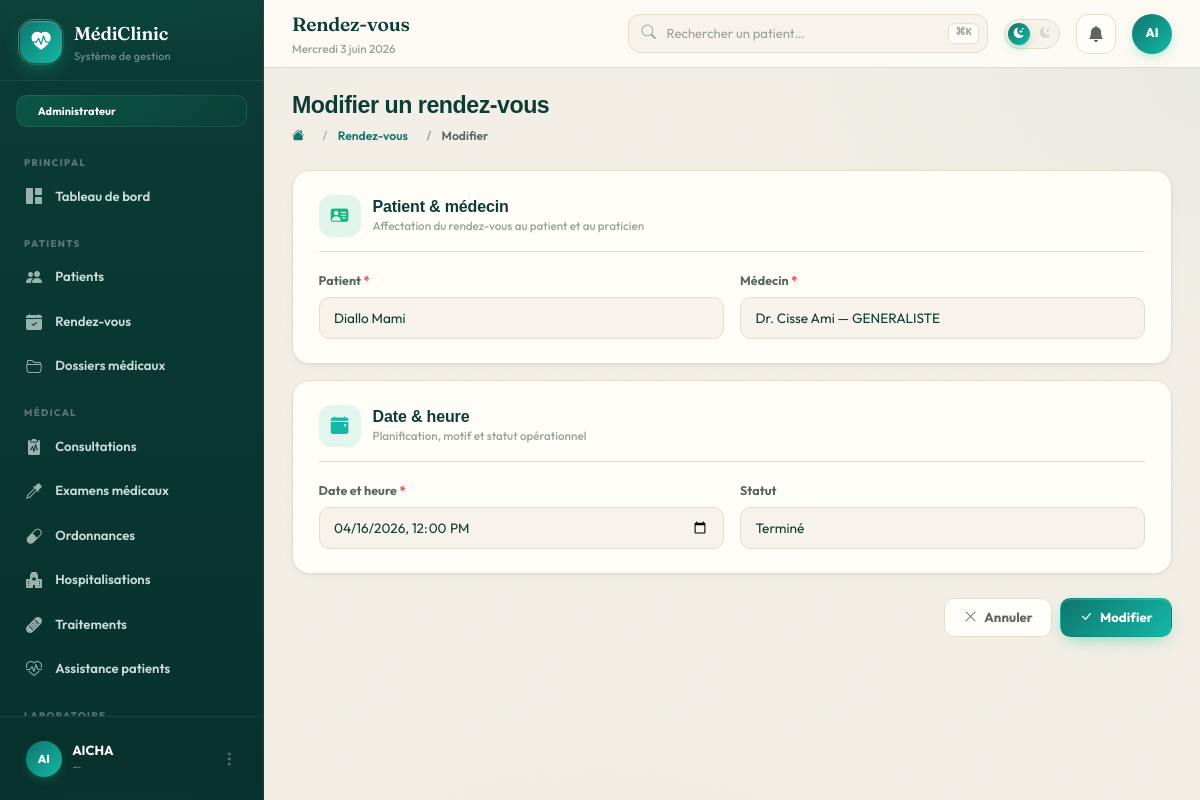
/consultation/rdv/1/modifier/ (signed in), run on the app's committed database.
### consultation/models.py (models this page shows, shortened)
class Rendez_vous(models.Model):
    patient = models.ForeignKey(Patient, on_delete=models.CASCADE)
    medecin = models.ForeignKey("personnel.Medecin", on_delete=models.CASCADE)
    date = models.DateTimeField()
    STATUT_CHOICES = [
        ('programme', 'Programmé'),
        ('termine', 'Terminé'),
        ('annule', 'Annulé'),
    ]
    statut = models.CharField(
        max_length=20,
        choices=STATUT_CHOICES,
        default='programme'
    )
    class Meta:
        unique_together = ('medecin', 'date')

### patients/models.py (models this page shows, shortened)
class Patient(models.Model):
    nom = models.CharField(max_length=100)
    prenom = models.CharField(max_length=100)
    sexe = models.CharField(max_length=50)
    date_naissance = models.DateField()
    adresse = models.CharField(max_length=255)
    telephone = models.CharField(max_length=20)
    email = models.EmailField()
    numero_urgence = models.CharField(max_length=20)
    date_creation = models.DateTimeField(auto_now_add=True)

### consultation/views.py (the view, shortened to what this page needs)
# urls.py: path('rdv/<int:pk>/modifier/', views.rdv_modifier, name='rdv_modifier'),
@role_required('admin', 'receptionniste')
def rdv_modifier(request, pk):
    rdv = get_object_or_404(Rendez_vous, pk=pk)
    return render(request, 'consultation/rdv_form.html', {
        'rdv': rdv,
        'patients': Patient.objects.all().order_by('nom'),
        'medecins': Medecin.objects.all().order_by('nom'),
        'action': 'Modifier',
    })

### comptes/context_processors.py (called while the page is built)
def _user_permissions(request):
    user = request.user
    if not user.is_authenticated:
        return set()
    role = get_role(user)
    if role == 'admin':
        from .models import Permission
        return set(Permission.objects.values_list('code', flat=True))
    try:
        return set(user.profil.role.permissions.values_list('code', flat=True))
    except Exception:
        return set()

def role_context(request):
    role = get_role(request.user) if request.user.is_authenticated else None
    codes = _user_permissions(request)
    return {
        'user_role': role,
        'is_admin': role == 'admin',
        'is_medecin': role == 'medecin',
        'is_laborantin': role == 'laborantin',
        'is_infirmier': role == 'infirmier',
        'is_receptionniste': role == 'receptionniste',
        'user_permissions': codes,
        'perms': _PermLookup(codes),
    }

### templates/consultation/rdv_form.html (shortened to what this page needs)
{% extends 'base.html' %}
{% block page_title %}Rendez-vous{% endblock %}
{% block page_heading %}{{ action }} un rendez-vous{% endblock %}
{% block breadcrumb %}
  <li class="breadcrumb-item"><a href="{% url 'consultation:rdv_liste' %}">Rendez-vous</a></li>
  <li class="breadcrumb-item active">{{ action }}</li>
{% endblock %}
{% block content %}
<form method="post">
  <div class="form-section">
    <div class="form-section-hdr">
      <span class="form-section-ico" style="color:#10b981;background:rgba(16,185,129,.12)"><i class="bi bi-person-vcard-fill"></i></span>
      <div>
        <div class="form-section-title">Patient & médecin</div>
        <div class="form-section-sub">Affectation du rendez-vous au patient et au praticien</div>
      </div>
    </div>
    <div class="row g-3">
      <div class="col-12 col-md-6">
        <label class="f-label">Patient <span class="req-mark">*</span></label>
        <select name="patient" class="f-input f-select" required>
          {% for patient in patients %}
          <option value="{{ patient.pk }}" {% if rdv and rdv.patient_id == patient.pk %}selected{% endif %}>
            {{ patient.nom }} {{ patient.prenom }}
          </option>
          {% endfor %}
        </select>
      </div>
      <div class="col-12 col-md-6">
        <label class="f-label">Médecin <span class="req-mark">*</span></label>
        <select name="medecin" class="f-input f-select" required>
          {% for medecin in medecins %}
          <option value="{{ medecin.pk }}" {% if rdv and rdv.medecin_id == medecin.pk %}selected{% endif %}>
            Dr. {{ medecin.nom }} {{ medecin.prenom }}{% if medecin.specialite %} — {{ medecin.specialite }}{% endif %}
          </option>
          {% endfor %}
        </select>
      </div>
    </div>
  </div>
  <div class="form-section" style="animation-delay:.06s">
    <div class="form-section-hdr">
      <span class="form-section-ico" style="color:#14b8a6;background:rgba(20,184,166,.12)"><i class="bi bi-calendar-event-fill"></i></span>
      <div>
        <div class="form-section-title">Date & heure</div>
        <div class="form-section-sub">Planification, motif et statut opérationnel</div>
      </div>
    </div>
    <div class="row g-3">
      <div class="col-12 col-md-6">
        <label class="f-label">Date et heure <span class="req-mark">*</span></label>
        <input type="datetime-local" name="date" class="f-input" value="{% if rdv %}{{ rdv.date|date:'Y-m-d\TH:i' }}{% endif %}" required>
      </div>
      <div class="col-12 col-md-6">
        <label class="f-label">Statut</label>
        <select name="statut" class="f-input f-select">
          <option value="termine" {% if rdv and rdv.statut == 'termine' %}selected{% endif %}>Terminé</option>
        </select>
      </div>
    </div>
  </div>
  <div class="d-flex flex-wrap gap-2 justify-content-end mt-4">
    <a href="{% url 'consultation:rdv_liste' %}" class="btn-c btn-outline-c"><i class="bi bi-x-lg"></i> Annuler</a>
    <button type="submit" class="btn-c btn-primary-c"><i class="bi bi-check-lg"></i> {{ action }}</button>
  </div>
</form>
{% endblock %}

### templates/base.html (shortened to what this page needs)
{% load static %}
<!DOCTYPE html>
<html lang="fr" data-theme="light" data-role="{{ user_role|default:'admin' }}">
<head>
  <link href="https://cdn.jsdelivr.net/npm/bootstrap@5.3.3/dist/css/bootstrap.min.css" rel="stylesheet">
  <link href="https://cdn.jsdelivr.net/npm/bootstrap-icons@1.11.3/font/bootstrap-icons.min.css" rel="stylesheet">
  <script src="https://cdn.tailwindcss.com"></script>
</head>
<body>
<aside id="sidebar">
  <div class="sb-brand">
    <div class="sb-logo"><i class="bi bi-heart-pulse-fill"></i></div>
    <div>
      <div class="sb-name">MédiClinic</div>
      <div class="sb-sub">Système de gestion</div>
    </div>
  </div>
  {% if is_medecin %}
    <div class="sb-role-badge" style="background:linear-gradient(135deg,rgba(20,184,166,.22),rgba(20,184,166,.05))"><i class="bi bi-clipboard2-pulse-fill" style="color:#5eead4"></i> Médecin</div>
  {% elif is_laborantin %}
    <div class="sb-role-badge" style="background:linear-gradient(135deg,rgba(168,85,247,.22),rgba(168,85,247,.05))"><i class="bi bi-eyedropper-fill" style="color:#c4b5fd"></i> Laborantin</div>
  {% elif is_infirmier %}
    <div class="sb-role-badge" style="background:linear-gradient(135deg,rgba(245,158,11,.22),rgba(245,158,11,.05))"><i class="bi bi-bandaid-fill" style="color:#fbbf24"></i> Infirmier</div>
  {% elif is_receptionniste %}
    <div class="sb-role-badge" style="background:linear-gradient(135deg,rgba(239,68,68,.22),rgba(239,68,68,.05))"><i class="bi bi-telephone-fill" style="color:#fca5a5"></i> Réceptionniste</div>
  {% else %}
    <div class="sb-role-badge" style="background:linear-gradient(135deg,rgba(16,185,129,.22),rgba(16,185,129,.05))"> Administrateur</div>
  {% endif %}
  <nav class="sb-nav">
    <div class="sb-section">Principal</div>
    <a href="{% url 'dashboard' %}" class="sb-link {% block nav_dashboard %}{% endblock %}">
      <i class="bi bi-grid-1x2-fill"></i> Tableau de bord
    </a>
    {% if 'patient.view' in user_permissions or 'rdv.view' in user_permissions or 'dossier.view' in user_permissions %}
    <div class="sb-section">Patients</div>
    {% endif %}
    {% if 'patient.view' in user_permissions %}
    <a href="{% url 'patients:liste' %}" class="sb-link {% block nav_patients %}{% endblock %}">
      <i class="bi bi-people-fill"></i> Patients
    </a>
    {% endif %}
    {% if 'rdv.view' in user_permissions %}
    <a href="{% url 'consultation:rdv_liste' %}" class="sb-link {% block nav_rdv %}{% endblock %}">
      <i class="bi bi-calendar-check-fill"></i> Rendez-vous
    </a>
    {% endif %}
    {% if 'dossier.view' in user_permissions %}
    <a href="{% url 'consultation:dossiers' %}" class="sb-link {% block nav_dossiers %}{% endblock %}">
      <i class="bi bi-folder2-open"></i> Dossiers médicaux
    </a>
    {% endif %}
    {% if 'consultation.view' in user_permissions or 'examen.view' in user_permissions or 'ordonnance.view' in user_permissions or 'hospitalisation.view' in user_permissions or 'traitement.view' in user_permissions %}
    <div class="sb-section">Médical</div>
    {% endif %}
    {% if 'consultation.view' in user_permissions %}
    <a href="{% url 'consultation:liste' %}" class="sb-link {% block nav_consultations %}{% endblock %}">
      <i class="bi bi-clipboard2-pulse-fill"></i> Consultations
    </a>
    {% endif %}
    {% if 'examen.view' in user_permissions %}
    <a href="{% url 'consultation:examens' %}" class="sb-link {% block nav_examens %}{% endblock %}">
      <i class="bi bi-eyedropper"></i> Examens médicaux
    </a>
    {% endif %}
    {% if 'ordonnance.view' in user_permissions %}
    <a href="{% url 'consultation:ordonnances' %}" class="sb-link {% block nav_ordonnances %}{% endblock %}">
      <i class="bi bi-capsule"></i> Ordonnances
    </a>
    {% endif %}
    {% if 'hospitalisation.view' in user_permissions %}
    <a href="{% url 'consultation:hospitalisations' %}" class="sb-link {% block nav_hospit %}{% endblock %}">
      <i class="bi bi-hospital-fill"></i> Hospitalisations
    </a>
    {% endif %}
    {% if 'traitement.view' in user_permissions %}
    <a href="{% url 'consultation:traitements' %}" class="sb-link {% block nav_traitements %}{% endblock %}">
      <i class="bi bi-bandaid-fill"></i> Traitements
    </a>
    {% endif %}
    {% if 'traitement.administrer' in user_permissions %}
    <a href="{% url 'consultation:assistances' %}" class="sb-link">
      <i class="bi bi-heart-pulse"></i> Assistance patients
    </a>
    {% endif %}
    {% if 'resultat.view' in user_permissions %}
    <div class="sb-section">Laboratoire</div>
    {% endif %}
  </nav>
  <div class="sb-footer">
    <div class="dropdown">
      <div class="sb-user" data-bs-toggle="dropdown">
        <div class="sb-av">{{ request.user.username|slice:":2"|upper }}</div>
        <div style="min-width:0;flex:1">
          <div class="sb-uname text-truncate">{{ request.user.get_full_name|default:request.user.username }}</div>
          <div class="sb-urole text-truncate">{{ request.user.email|default:'—' }}</div>
        </div>
        <i class="bi bi-three-dots-vertical" style="color:rgba(255,255,255,.3)"></i>
      </div>
    </div>
  </div>
</aside>
<div id="main">
  <div class="topbar">
    <div class="me-auto" style="min-width:0">
      <div class="tb-title text-truncate">{% block page_title %}{% endblock %}</div>
      <div class="tb-date" id="tbDate"></div>
    </div>
    <div class="tb-search d-none d-md-block">
      <form action="{% url 'patients:liste' %}" method="get" style="margin:0">
        <input type="text" name="q" placeholder="Rechercher un patient…" value="{{ request.GET.q }}">
      </form>
      <kbd>⌘K</kbd>
    </div>
    <div class="theme-toggle" onclick="toggleTheme()" title="Mode sombre / jour">
      <i class="bi bi-sun-fill t-sun"></i>
      <i class="bi bi-moon-stars-fill t-moon"></i>
      <div class="t-knob"><i class="bi bi-moon-stars-fill"></i></div>
    </div>
    <div class="dropdown">
      <div class="tb-btn" data-bs-toggle="dropdown" role="button">
        <i class="bi bi-bell-fill"></i>
      </div>
    </div>
    <div class="dropdown">
      <div class="sb-av" style="cursor:pointer;width:40px;height:40px;font-size:.78rem" data-bs-toggle="dropdown" role="button">
        {{ request.user.username|slice:":2"|upper }}
      </div>
    </div>
  </div>
  <div class="content">
    <div class="page-hdr">
      <div>
        <div class="page-hdr-title">{% block page_heading %}{% endblock %}</div>
        <nav aria-label="breadcrumb">
          <ol class="breadcrumb mt-2">
            <li class="breadcrumb-item"><a href="{% url 'dashboard' %}"><i class="bi bi-house-fill"></i></a></li>
            {% block breadcrumb %}{% endblock %}
          </ol>
        </nav>
      </div>
    </div>
    {% block content %}{% endblock %}
  </div>
</div>
</body>
</html>

### templates/consultation/rdv_form.html (style rules this page uses)
.form-section { background: var(--card-bg); border: 1px solid var(--card-border); border-radius: 1.1rem; padding: 1.5rem 1.6rem; box-shadow: var(--shadow-sm); margin-bottom: 1rem; animation: fadeUp .5s ease both; }
.form-section-hdr { display: flex; align-items: center; gap: .75rem; margin-bottom: 1.25rem; padding-bottom: .9rem; border-bottom: 1px solid var(--card-border); }
.form-section-ico { width: 42px; height: 42px; border-radius: .75rem; display: inline-flex; align-items: center; justify-content: center; flex-shrink: 0; font-size: 1.1rem; }
.form-section-title { font-family: 'Plus Jakarta Sans', sans-serif; font-size: 1rem; font-weight: 800; color: var(--text-primary); letter-spacing: -.01em; line-height: 1.2; }
.form-section-sub { font-size: .73rem; color: var(--text-muted); margin-top: 1px; font-weight: 500; }
.req-mark { color: #ef4444; }

### data on the page
Rendez_vous: patient "Diallo Mami", medecin "Dr. Cisse Ami — GENERALISTE", date "04/16/2026 12:00", statut "Terminé"

### other printed values
{{ request.user.username|slice:":2"|upper }} "AI"
{{ request.user.get_full_name|default:request.user.username }} "AICHA"
{{ request.user.email|default:'—' }} "—"
{{ action }} "Modifier"
